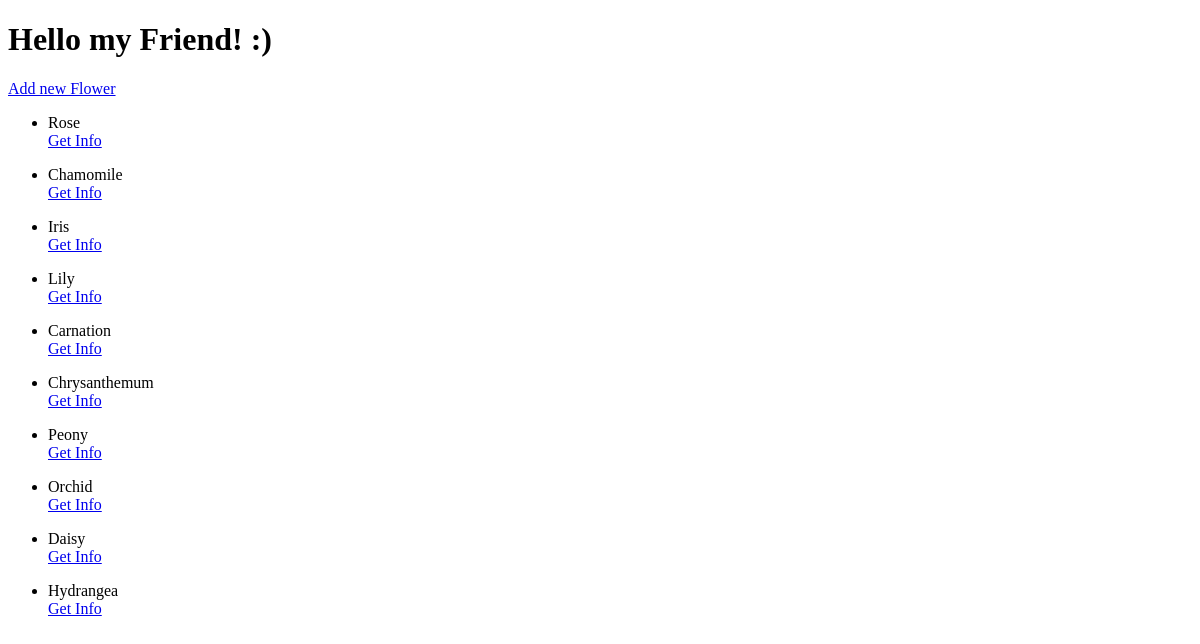
The page /blog/flowers on the database as committed earlier.
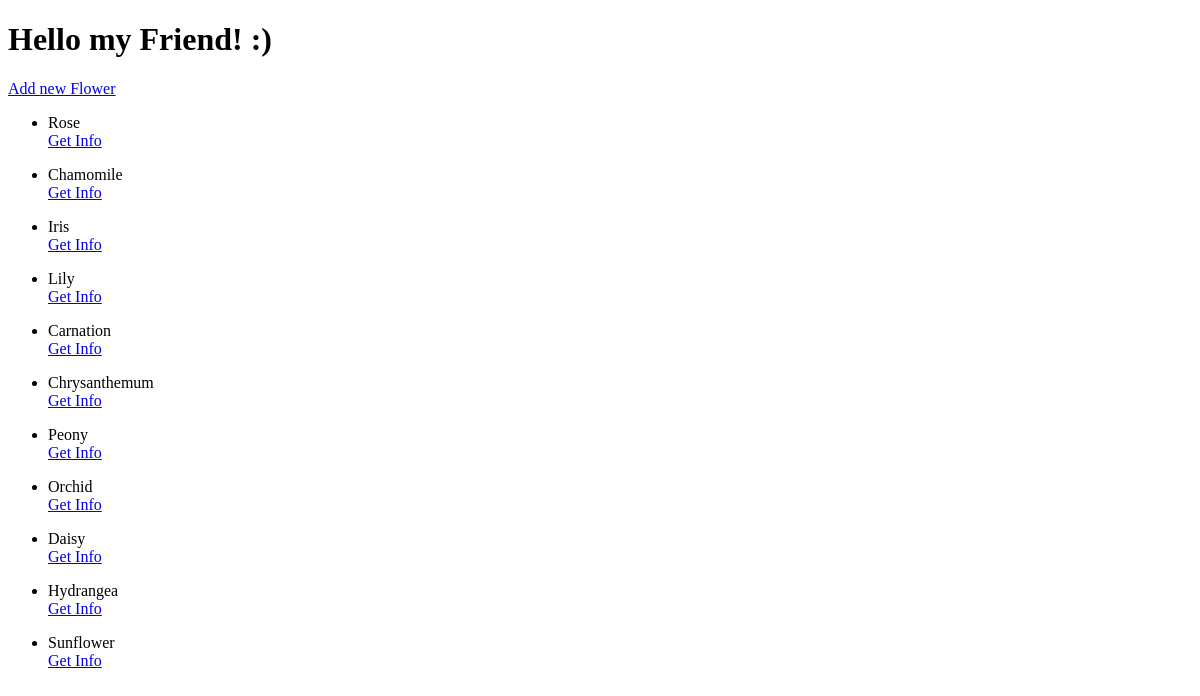
The same page on the database as committed later.
### blogapp/models.py (models this page shows, shortened)
class Flower(models.Model):
    name = models.CharField(max_length=100)
    color = models.CharField(max_length=20)
    image = models.ImageField(upload_to='flowers/', null=True, blank=True)
    type = models.ForeignKey('FlowerType', on_delete=models.SET_NULL, null=True)

### blogapp/views.py (the view)
# urls.py: path('flowers', FlowersView, name='flowers_url'),
def FlowersView(request):
    color = request.GET.get('color')
    if color is not None:
        flowers_all = Flower.objects.filter(color=color.capitalize())
    else:
        flowers_all = Flower.objects.all()
    context = {
        'flowers': flowers_all,
        'message': 'Hello my Friend! :)'
    }
    return render(request=request, template_name='flowers_template.html', context=context)

### templates/flowers_template.html (shortened to what this page needs)
<!DOCTYPE html>
<html lang="en">
<head>
</head>
<body>
    <h1>{{ message }}</h1>
    <a href="{% url 'flower_create_url' %}">Add new Flower</a>
    <ul>
        {% for flower in flowers %}
        <li>
            <p>
                {{ flower.name }}
                <br>
                <a href="{% url 'flowers_detail_url' flower.id %}">Get Info</a>
            </p>
        </li>
        {% endfor %}
    </ul>
</body>
</html>

Rows that differ between the two databases and show on the page:
added Flower: name "Sunflower"
